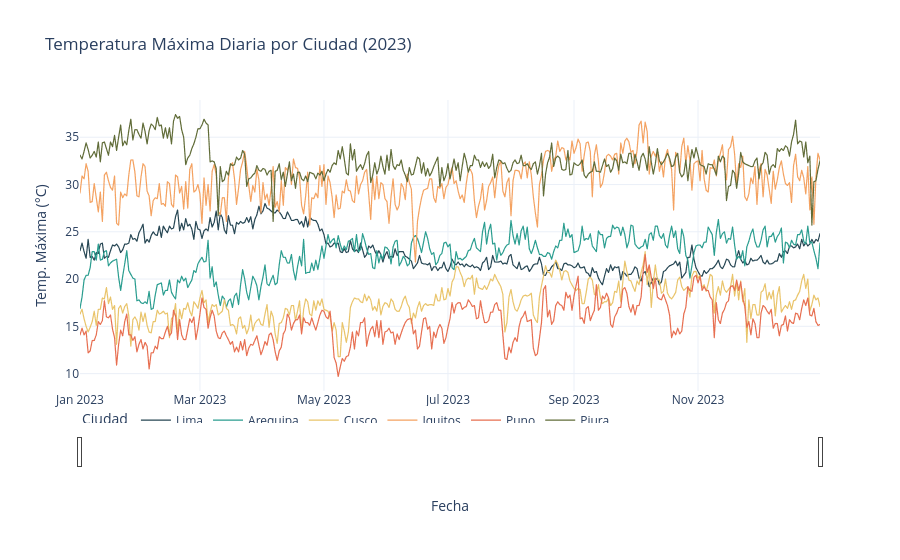

Notebook code cell kept with this figure:
### Markdown cell above
## Temperatura diaria por ciudad (interactivo)

### Code cell
fig = px.line(clima, x='time', y='temperature_2m_max', color='ciudad',
              title='Temperatura Máxima Diaria por Ciudad (2023)',
              labels={'temperature_2m_max': 'Temp. Máxima (°C)', 'time': 'Fecha', 'ciudad': 'Ciudad'},
              color_discrete_sequence=PALETA,
              template='plotly_white')
fig.update_layout(
    hovermode='x unified',
    legend=dict(orientation='h', y=-0.15),
    xaxis=dict(rangeslider=dict(visible=True), type='date')
)
fig.update_traces(line=dict(width=1.2))
fig.show()

### Figure 1 — Plotly figure (JSON) as saved in the notebook; plotly's stock layout.template omitted (floating-point values rounded to 4 significant figures; data arrays with more than 128 entries replaced by an {"elided": "..."} marker saying what was removed)
{"data": [{"hovertemplate": "Ciudad=Lima<br>Fecha=%{x}<br>Temp. Máxima (°C)=%{y}<extra></extra>", "legendgroup": "Lima", "line": {"color": "#264653", "dash": "solid", "width": 1.2}, "marker": {"symbol": "circle"}, "mode": "lines", "name": "Lima", "showlegend": true, "type": "scattergl", "x": {"elided": "365 str values"}, "xaxis": "x", "y": {"elided": "365 float values"}, "yaxis": "y"}, {"hovertemplate": "Ciudad=Arequipa<br>Fecha=%{x}<br>Temp. Máxima (°C)=%{y}<extra></extra>", "legendgroup": "Arequipa", "line": {"color": "#2A9D8F", "dash": "solid", "width": 1.2}, "marker": {"symbol": "circle"}, "mode": "lines", "name": "Arequipa", "showlegend": true, "type": "scattergl", "x": {"elided": "365 str values"}, "xaxis": "x", "y": {"elided": "365 float values"}, "yaxis": "y"}, {"hovertemplate": "Ciudad=Cusco<br>Fecha=%{x}<br>Temp. Máxima (°C)=%{y}<extra></extra>", "legendgroup": "Cusco", "line": {"color": "#E9C46A", "dash": "solid", "width": 1.2}, "marker": {"symbol": "circle"}, "mode": "lines", "name": "Cusco", "showlegend": true, "type": "scattergl", "x": {"elided": "365 str values"}, "xaxis": "x", "y": {"elided": "365 float values"}, "yaxis": "y"}, {"hovertemplate": "Ciudad=Iquitos<br>Fecha=%{x}<br>Temp. Máxima (°C)=%{y}<extra></extra>", "legendgroup": "Iquitos", "line": {"color": "#F4A261", "dash": "solid", "width": 1.2}, "marker": {"symbol": "circle"}, "mode": "lines", "name": "Iquitos", "showlegend": true, "type": "scattergl", "x": {"elided": "365 str values"}, "xaxis": "x", "y": {"elided": "365 float values"}, "yaxis": "y"}, {"hovertemplate": "Ciudad=Puno<br>Fecha=%{x}<br>Temp. Máxima (°C)=%{y}<extra></extra>", "legendgroup": "Puno", "line": {"color": "#E76F51", "dash": "solid", "width": 1.2}, "marker": {"symbol": "circle"}, "mode": "lines", "name": "Puno", "showlegend": true, "type": "scattergl", "x": {"elided": "365 str values"}, "xaxis": "x", "y": {"elided": "365 float values"}, "yaxis": "y"}, {"hovertemplate": "Ciudad=Piura<br>Fecha=%{x}<br>Temp. Máxima (°C)=%{y}<extra></extra>", "legendgroup": "Piura", "line": {"color": "#606C38", "dash": "solid", "width": 1.2}, "marker": {"symbol": "circle"}, "mode": "lines", "name": "Piura", "showlegend": true, "type": "scattergl", "x": {"elided": "365 str values"}, "xaxis": "x", "y": {"elided": "365 float values"}, "yaxis": "y"}], "layout": {"hovermode": "x unified", "legend": {"orientation": "h", "title": {"text": "Ciudad"}, "tracegroupgap": 0, "y": -0.15}, "title": {"text": "Temperatura Máxima Diaria por Ciudad (2023)"}, "xaxis": {"anchor": "y", "domain": [0.0, 1.0], "rangeslider": {"visible": true}, "title": {"text": "Fecha"}, "type": "date"}, "yaxis": {"anchor": "x", "domain": [0.0, 1.0], "title": {"text": "Temp. Máxima (°C)"}}}}
